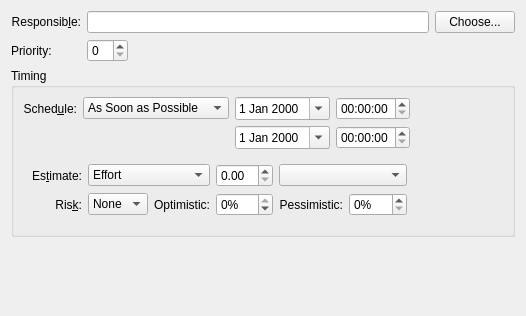
<?xml version="1.0" encoding="UTF-8"?>
<ui version="4.0">
 <author>Dag Andersen &lt;danders@get2net.dk&gt;</author>
 <class>KPlato::TaskGeneralPanelBase</class>
 <widget class="QWidget" name="KPlato::TaskGeneralPanelBase">
  <property name="geometry">
   <rect>
    <x>0</x>
    <y>0</y>
    <width>526</width>
    <height>316</height>
   </rect>
  </property>
  <layout class="QVBoxLayout" name="verticalLayout">
   <item>
    <layout class="QGridLayout" name="gridLayout">
     <item row="0" column="0">
      <widget class="QLabel" name="leaderlabel">
       <property name="whatsThis">
        <string>The person responsible for this task.

This is not limited to persons available in a resource group but can be anyone. You can even directly access your address book with the Choose button.</string>
       </property>
       <property name="text">
        <string>Responsib&amp;le:</string>
       </property>
       <property name="alignment">
        <set>Qt::AlignRight|Qt::AlignTrailing|Qt::AlignVCenter</set>
       </property>
       <property name="wordWrap">
        <bool>false</bool>
       </property>
       <property name="buddy">
        <cstring>leaderfield</cstring>
       </property>
      </widget>
     </item>
     <item row="0" column="1">
      <layout class="QHBoxLayout">
       <property name="leftMargin">
        <number>0</number>
       </property>
       <property name="topMargin">
        <number>0</number>
       </property>
       <property name="rightMargin">
        <number>0</number>
       </property>
       <property name="bottomMargin">
        <number>0</number>
       </property>
       <item>
        <widget class="KLineEdit" name="leaderfield">
         <property name="whatsThis">
          <string>The person responsible for this task.

This is not limited to persons available in a resource group but can be anyone. You can even directly access your address book with the Choose button.</string>
         </property>
        </widget>
       </item>
       <item>
        <widget class="QPushButton" name="chooseLeader">
         <property name="toolTip">
          <string>Insert a person from your address book</string>
         </property>
         <property name="whatsThis">
          <string>Insert a person from your address book.</string>
         </property>
         <property name="text">
          <string>Choose...</string>
         </property>
         <property name="shortcut">
          <string/>
         </property>
        </widget>
       </item>
      </layout>
     </item>
     <item row="1" column="0">
      <widget class="QLabel" name="label">
       <property name="text">
        <string>Priority:</string>
       </property>
       <property name="buddy">
        <cstring>ui_priority</cstring>
       </property>
      </widget>
     </item>
     <item row="1" column="1">
      <layout class="QHBoxLayout" name="horizontalLayout">
       <item>
        <widget class="QSpinBox" name="ui_priority"/>
       </item>
       <item>
        <spacer name="horizontalSpacer_3">
         <property name="orientation">
          <enum>Qt::Horizontal</enum>
         </property>
         <property name="sizeHint" stdset="0">
          <size>
           <width>40</width>
           <height>20</height>
          </size>
         </property>
        </spacer>
       </item>
      </layout>
     </item>
    </layout>
   </item>
   <item>
    <widget class="QGroupBox" name="schedulingGroup">
     <property name="whatsThis">
      <string>Scheduling Configuration. These settings affect the actual scheduling of the task.

The estimation can be either effort based or duration based. If it is effort based, the final duration will depend on the resources assigned to the task. For duration based estimation, the assigned resources do not affect the fixed duration of the task, but only the costs.</string>
     </property>
     <property name="title">
      <string>Timing</string>
     </property>
     <layout class="QGridLayout">
      <item row="0" column="0">
       <widget class="QFrame" name="frame">
        <property name="frameShape">
         <enum>QFrame::NoFrame</enum>
        </property>
        <property name="frameShadow">
         <enum>QFrame::Raised</enum>
        </property>
        <layout class="QGridLayout">
         <property name="leftMargin">
          <number>0</number>
         </property>
         <property name="topMargin">
          <number>0</number>
         </property>
         <property name="rightMargin">
          <number>0</number>
         </property>
         <property name="bottomMargin">
          <number>0</number>
         </property>
         <item row="0" column="0">
          <widget class="QLabel" name="textLabel3">
           <property name="text">
            <string>Sched&amp;ule:</string>
           </property>
           <property name="alignment">
            <set>Qt::AlignRight|Qt::AlignTrailing|Qt::AlignVCenter</set>
           </property>
           <property name="wordWrap">
            <bool>false</bool>
           </property>
           <property name="buddy">
            <cstring>scheduleType</cstring>
           </property>
          </widget>
         </item>
         <item row="0" column="1">
          <widget class="KComboBox" name="scheduleType">
           <property name="sizePolicy">
            <sizepolicy hsizetype="Preferred" vsizetype="Fixed">
             <horstretch>0</horstretch>
             <verstretch>0</verstretch>
            </sizepolicy>
           </property>
           <item>
            <property name="text">
             <string>As Soon as Possible</string>
            </property>
           </item>
           <item>
            <property name="text">
             <string>As Late as Possible</string>
            </property>
           </item>
           <item>
            <property name="text">
             <string>Must Start On</string>
            </property>
           </item>
           <item>
            <property name="text">
             <string>Must Finish On</string>
            </property>
           </item>
           <item>
            <property name="text">
             <string>Start Not Earlier Than</string>
            </property>
           </item>
           <item>
            <property name="text">
             <string>Finish Not Later Than</string>
            </property>
           </item>
           <item>
            <property name="text">
             <string>Fixed Interval</string>
            </property>
           </item>
          </widget>
         </item>
         <item row="0" column="3">
          <widget class="QTimeEdit" name="scheduleStartTime"/>
         </item>
         <item row="1" column="3">
          <widget class="QTimeEdit" name="scheduleEndTime"/>
         </item>
         <item row="0" column="2">
          <widget class="QDateEdit" name="scheduleStartDate">
           <property name="calendarPopup">
            <bool>true</bool>
           </property>
          </widget>
         </item>
         <item row="1" column="2">
          <widget class="QDateEdit" name="scheduleEndDate">
           <property name="calendarPopup">
            <bool>true</bool>
           </property>
          </widget>
         </item>
         <item row="0" column="4">
          <spacer name="horizontalSpacer">
           <property name="orientation">
            <enum>Qt::Horizontal</enum>
           </property>
           <property name="sizeHint" stdset="0">
            <size>
             <width>40</width>
             <height>20</height>
            </size>
           </property>
          </spacer>
         </item>
        </layout>
       </widget>
      </item>
      <item row="1" column="0">
       <widget class="QFrame" name="frame_2">
        <property name="frameShape">
         <enum>QFrame::NoFrame</enum>
        </property>
        <property name="frameShadow">
         <enum>QFrame::Raised</enum>
        </property>
        <layout class="QGridLayout" name="gridLayout_3">
         <item row="0" column="0">
          <widget class="QLabel" name="textLabel3_2">
           <property name="text">
            <string>Es&amp;timate:</string>
           </property>
           <property name="alignment">
            <set>Qt::AlignRight|Qt::AlignTrailing|Qt::AlignVCenter</set>
           </property>
           <property name="wordWrap">
            <bool>false</bool>
           </property>
           <property name="buddy">
            <cstring>estimateType</cstring>
           </property>
          </widget>
         </item>
         <item row="1" column="6">
          <widget class="QSpinBox" name="pessimisticValue">
           <property name="suffix">
            <string>%</string>
           </property>
           <property name="maximum">
            <number>999</number>
           </property>
          </widget>
         </item>
         <item row="1" column="7">
          <spacer name="horizontalSpacer_2">
           <property name="orientation">
            <enum>Qt::Horizontal</enum>
           </property>
           <property name="sizeHint" stdset="0">
            <size>
             <width>40</width>
             <height>20</height>
            </size>
           </property>
          </spacer>
         </item>
         <item row="1" column="0">
          <widget class="QLabel" name="textLabel3_2_3">
           <property name="toolTip">
            <string>Risk controls the PERT distribution used when calculating the actual estimate for this task.</string>
           </property>
           <property name="whatsThis">
            <string>&lt;p&gt;Risk controls the PERT distribution used when calculating the actual estimate for the task.
&lt;b&gt;None&lt;/b&gt; means the Expected estimate is used as is.
&lt;b&gt;Low risk&lt;/b&gt; means that a normal distribution is used.
&lt;b&gt;High risk&lt;/b&gt; means that the estimate will be slightly pessimistic compared to Low risk.&lt;/p&gt;</string>
           </property>
           <property name="text">
            <string>Ris&amp;k:</string>
           </property>
           <property name="alignment">
            <set>Qt::AlignRight|Qt::AlignTrailing|Qt::AlignVCenter</set>
           </property>
           <property name="wordWrap">
            <bool>false</bool>
           </property>
           <property name="buddy">
            <cstring>risk</cstring>
           </property>
          </widget>
         </item>
         <item row="0" column="5" colspan="2">
          <widget class="KComboBox" name="calendarCombo"/>
         </item>
         <item row="1" column="1">
          <widget class="KComboBox" name="risk">
           <property name="sizePolicy">
            <sizepolicy hsizetype="Preferred" vsizetype="Fixed">
             <horstretch>0</horstretch>
             <verstretch>0</verstretch>
            </sizepolicy>
           </property>
           <property name="toolTip">
            <string>Risk controls the PERT distribution used when calculating the actual estimate for this task.</string>
           </property>
           <property name="whatsThis">
            <string>&lt;p&gt;Risk controles the PERT distribution used when calculating the actual estimate for the task.
&lt;b&gt;None&lt;/b&gt; means the Expected estimate is used as is.
&lt;b&gt;Low risk&lt;/b&gt; means that a normal distribution is used.
&lt;b&gt;High risk&lt;/b&gt; means that the estimate will be slightly pessimistic compared to Low risk.&lt;/p&gt;</string>
           </property>
           <property name="editable">
            <bool>false</bool>
           </property>
           <item>
            <property name="text">
             <string>None</string>
            </property>
           </item>
           <item>
            <property name="text">
             <string>Low</string>
            </property>
           </item>
           <item>
            <property name="text">
             <string>High</string>
            </property>
           </item>
          </widget>
         </item>
         <item row="1" column="2">
          <widget class="QLabel" name="textLabel1_2">
           <property name="text">
            <string>Optimistic:</string>
           </property>
           <property name="alignment">
            <set>Qt::AlignRight|Qt::AlignTrailing|Qt::AlignVCenter</set>
           </property>
           <property name="wordWrap">
            <bool>false</bool>
           </property>
           <property name="buddy">
            <cstring>optimisticValue</cstring>
           </property>
          </widget>
         </item>
         <item row="1" column="3">
          <widget class="QSpinBox" name="optimisticValue">
           <property name="suffix">
            <string>%</string>
           </property>
           <property name="minimum">
            <number>-99</number>
           </property>
           <property name="maximum">
            <number>0</number>
           </property>
          </widget>
         </item>
         <item row="1" column="5">
          <widget class="QLabel" name="textLabel2_2">
           <property name="text">
            <string>Pessimistic:</string>
           </property>
           <property name="alignment">
            <set>Qt::AlignRight|Qt::AlignTrailing|Qt::AlignVCenter</set>
           </property>
           <property name="wordWrap">
            <bool>false</bool>
           </property>
           <property name="buddy">
            <cstring>pessimisticValue</cstring>
           </property>
          </widget>
         </item>
         <item row="0" column="3">
          <widget class="DurationSpinBox" name="estimate"/>
         </item>
         <item row="0" column="1" colspan="2">
          <widget class="KComboBox" name="estimateType">
           <property name="sizePolicy">
            <sizepolicy hsizetype="Preferred" vsizetype="Fixed">
             <horstretch>0</horstretch>
             <verstretch>0</verstretch>
            </sizepolicy>
           </property>
           <property name="editable">
            <bool>false</bool>
           </property>
           <item>
            <property name="text">
             <string>Effort</string>
            </property>
           </item>
           <item>
            <property name="text">
             <string>Duration</string>
            </property>
           </item>
           <item>
            <property name="text">
             <string>Milestone</string>
            </property>
           </item>
          </widget>
         </item>
        </layout>
       </widget>
      </item>
     </layout>
    </widget>
   </item>
   <item>
    <spacer name="verticalSpacer">
     <property name="orientation">
      <enum>Qt::Vertical</enum>
     </property>
     <property name="sizeHint" stdset="0">
      <size>
       <width>20</width>
       <height>42</height>
      </size>
     </property>
    </spacer>
   </item>
  </layout>
 </widget>
 <customwidgets>
  <customwidget>
   <class>KComboBox</class>
   <extends>QComboBox</extends>
   <header>kcombobox.h</header>
  </customwidget>
  <customwidget>
   <class>KLineEdit</class>
   <extends>QLineEdit</extends>
   <header>klineedit.h</header>
   <container>1</container>
  </customwidget>
  <customwidget>
   <class>DurationSpinBox</class>
   <extends>QDoubleSpinBox</extends>
   <header>kptdurationspinbox.h</header>
  </customwidget>
 </customwidgets>
 <tabstops>
  <tabstop>leaderfield</tabstop>
  <tabstop>chooseLeader</tabstop>
  <tabstop>scheduleType</tabstop>
  <tabstop>scheduleStartDate</tabstop>
  <tabstop>scheduleStartTime</tabstop>
  <tabstop>scheduleEndDate</tabstop>
  <tabstop>scheduleEndTime</tabstop>
  <tabstop>calendarCombo</tabstop>
  <tabstop>risk</tabstop>
  <tabstop>optimisticValue</tabstop>
  <tabstop>pessimisticValue</tabstop>
 </tabstops>
 <resources/>
 <connections/>
</ui>
